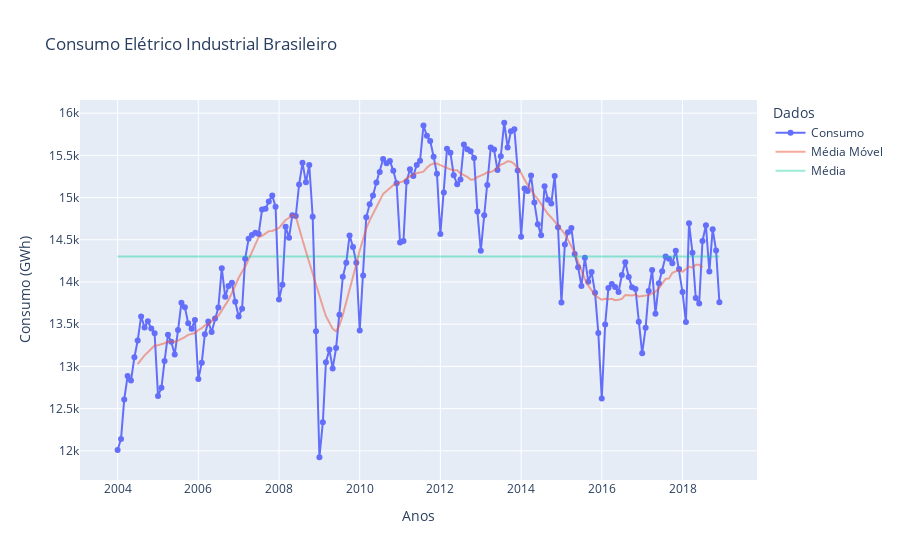

This figure's notebook cell:
### Code cell
fig = px.line(total, markers=True, title='Consumo Elétrico Industrial Brasileiro', labels={"Data": 'Anos', "value": 'Consumo (GWh)', 'variable':'Dados'})
fig.add_trace(
    go.Scatter(
        x = total.index,
        y = ma,
        opacity=0.5,
        name='Média Móvel',
    )
)
fig.add_trace(
    go.Scatter(
        x=total.index,
        y=[total.Consumo.mean()]*180,
        opacity=0.4,
        name='Média'
    )
)
fig.update_layout(
    #height=400,
    #showlegend=False
)
fig.show()

### Figure 1 — Plotly figure (JSON) as saved in the notebook; plotly's stock layout.template omitted (floating-point values rounded to 4 significant figures; data arrays with more than 128 entries replaced by an {"elided": "..."} marker saying what was removed)
{"data": [{"hovertemplate": "Dados=Consumo<br>Anos=%{x}<br>Consumo (GWh)=%{y}<extra></extra>", "legendgroup": "Consumo", "line": {"color": "#636efa", "dash": "solid"}, "marker": {"symbol": "circle"}, "mode": "lines+markers", "name": "Consumo", "orientation": "v", "showlegend": true, "type": "scatter", "x": {"elided": "180 str values"}, "xaxis": "x", "y": {"elided": "180 float values"}, "yaxis": "y"}, {"name": "Média Móvel", "opacity": 0.5, "type": "scatter", "x": {"elided": "180 str values"}, "y": {"elided": "180 float values"}}, {"name": "Média", "opacity": 0.4, "type": "scatter", "x": {"elided": "180 str values"}, "y": {"elided": "180 float values"}}], "layout": {"legend": {"title": {"text": "Dados"}, "tracegroupgap": 0}, "title": {"text": "Consumo Elétrico Industrial Brasileiro"}, "xaxis": {"anchor": "y", "domain": [0, 1], "title": {"text": "Anos"}}, "yaxis": {"anchor": "x", "domain": [0, 1], "title": {"text": "Consumo (GWh)"}}}}
